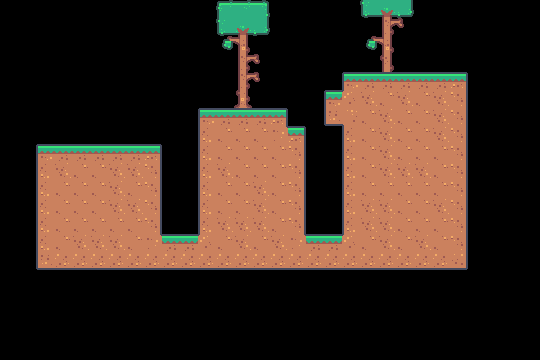

Below is a game level as drawn by its tile map, then a one-line description and the .tmx file that defines it, in full:
An orthogonal 30x20 tile map with 18x18 px tiles, 2 tile layers (Objects, Ground), 1 hidden layer not drawn.

<map version="1.10" tiledversion="1.11.2" orientation="orthogonal" renderorder="right-down" width="30" height="20" tilewidth="18" tileheight="18" infinite="0" nextlayerid="5" nextobjectid="2">
 <tileset firstgid="1" source="tileset-tiles.tsx" />
 <imagelayer id="2" name="Background" visible="0" />
 <layer id="4" name="Objects" width="30" height="20">
  <data encoding="csv">
0,0,0,0,0,0,0,0,0,0,0,0,18,19,20,0,0,0,0,0,58,98,60,0,0,0,0,0,0,0,
0,0,0,0,0,0,0,0,0,0,0,0,58,98,60,0,0,0,0,0,0,139,140,0,0,0,0,0,0,0,
0,0,0,0,0,0,0,0,0,0,0,0,99,137,0,0,0,0,0,0,99,137,0,0,0,0,0,0,0,0,
0,0,0,0,0,0,0,0,0,0,0,0,0,139,140,0,0,0,0,0,0,117,0,0,0,0,0,0,0,0,
0,0,0,0,0,0,0,0,0,0,0,0,0,139,140,0,0,0,0,0,0,0,0,0,0,0,0,0,0,0,
0,0,0,0,0,0,0,0,0,0,0,0,0,138,0,0,0,0,0,0,0,0,0,0,0,0,0,0,0,0,
0,0,0,0,0,0,0,0,0,0,0,0,0,0,0,0,0,0,0,0,0,0,0,0,0,0,0,0,0,0,
0,0,0,0,0,0,0,0,0,0,0,0,0,0,0,0,0,0,0,0,0,0,0,0,0,0,0,0,0,0,
0,0,0,0,0,0,0,0,0,0,0,0,0,0,0,0,0,0,0,0,0,0,0,0,0,0,0,0,0,0,
0,0,0,0,0,0,0,0,0,0,0,0,0,0,0,0,0,0,0,0,0,0,0,0,0,0,0,0,0,0,
0,0,0,0,0,0,0,0,0,0,0,0,0,0,0,0,0,0,0,0,0,0,0,0,0,0,0,0,0,0,
0,0,0,0,0,0,0,0,0,0,0,0,0,0,0,0,0,0,0,0,0,0,0,0,0,0,0,0,0,0,
0,0,0,0,0,0,0,0,0,0,0,0,0,0,0,0,0,0,0,0,0,0,0,0,0,0,0,0,0,0,
0,0,0,0,0,0,0,0,0,0,0,0,0,0,0,0,0,0,0,0,0,0,0,0,0,0,0,0,0,0,
0,0,0,0,0,0,0,0,0,0,0,0,0,0,0,0,0,0,0,0,0,0,0,0,0,0,0,0,0,0,
0,0,0,0,0,0,0,0,0,0,0,0,0,0,0,0,0,0,0,0,0,0,0,0,0,0,0,0,0,0,
0,0,0,0,0,0,0,0,0,0,0,0,0,0,0,0,0,0,0,0,0,0,0,0,0,0,0,0,0,0,
0,0,0,0,0,0,0,0,0,0,0,0,0,0,0,0,0,0,0,0,0,0,0,0,0,0,0,0,0,0,
0,0,0,0,0,0,0,0,0,0,0,0,0,0,0,0,0,0,0,0,0,0,0,0,0,0,0,0,0,0,
0,0,0,0,0,0,0,0,0,0,0,0,0,0,0,0,0,0,0,0,0,0,0,0,0,0,0,0,0,0
</data>
 </layer>
 <layer id="1" name="Ground" width="30" height="20">
  <data encoding="csv">
0,0,0,0,0,0,0,0,0,0,0,0,0,0,0,0,0,0,0,0,0,0,0,0,0,0,0,0,0,0,
0,0,0,0,0,0,0,0,0,0,0,0,0,0,0,0,0,0,0,0,0,0,0,0,0,0,0,0,0,0,
0,0,0,0,0,0,0,0,0,0,0,0,0,0,0,0,0,0,0,0,0,0,0,0,0,0,0,0,0,0,
0,0,0,0,0,0,0,0,0,0,0,0,0,0,0,0,0,0,0,0,0,0,0,0,0,0,0,0,0,0,
0,0,0,0,0,0,0,0,0,0,0,0,0,0,0,0,0,0,0,22,23,23,23,23,23,24,0,0,0,0,
0,0,0,0,0,0,0,0,0,0,0,0,0,0,0,0,0,0,22,26,123,105,123,105,123,124,0,0,0,0,
0,0,0,0,0,0,0,0,0,0,0,22,23,23,23,24,0,0,142,6,105,123,105,105,123,124,0,0,0,0,
0,0,0,0,0,0,0,0,0,0,0,122,105,105,105,25,24,0,0,122,105,123,105,105,123,124,0,0,0,0,
0,0,22,23,23,23,23,23,24,0,0,122,105,105,105,105,124,0,0,122,105,123,105,105,105,124,0,0,0,0,
0,0,122,123,105,105,123,123,124,0,0,122,123,105,105,105,124,0,0,122,105,123,123,123,105,124,0,0,0,0,
0,0,122,105,105,105,123,105,124,0,0,122,105,105,123,105,124,0,0,122,105,105,105,105,105,124,0,0,0,0,
0,0,122,105,105,105,123,123,124,0,0,122,105,105,123,105,124,0,0,122,123,123,105,105,123,124,0,0,0,0,
0,0,122,105,105,105,105,105,124,0,0,122,123,123,123,105,124,0,0,122,123,123,105,105,105,124,0,0,0,0,
0,0,122,105,123,123,123,105,25,23,23,26,105,123,105,123,25,23,23,26,105,123,105,123,105,124,0,0,0,0,
0,0,142,143,143,143,143,143,143,143,143,143,143,143,143,143,143,143,143,143,143,143,143,143,143,144,0,0,0,0,
0,0,0,0,0,0,0,0,0,0,0,0,0,0,0,0,0,0,0,0,0,0,0,0,0,0,0,0,0,0,
0,0,0,0,0,0,0,0,0,0,0,0,0,0,0,0,0,0,0,0,0,0,0,0,0,0,0,0,0,0,
0,0,0,0,0,0,0,0,0,0,0,0,0,0,0,0,0,0,0,0,0,0,0,0,0,0,0,0,0,0,
0,0,0,0,0,0,0,0,0,0,0,0,0,0,0,0,0,0,0,0,0,0,0,0,0,0,0,0,0,0,
0,0,0,0,0,0,0,0,0,0,0,0,0,0,0,0,0,0,0,0,0,0,0,0,0,0,0,0,0,0
</data>
 </layer>
</map>